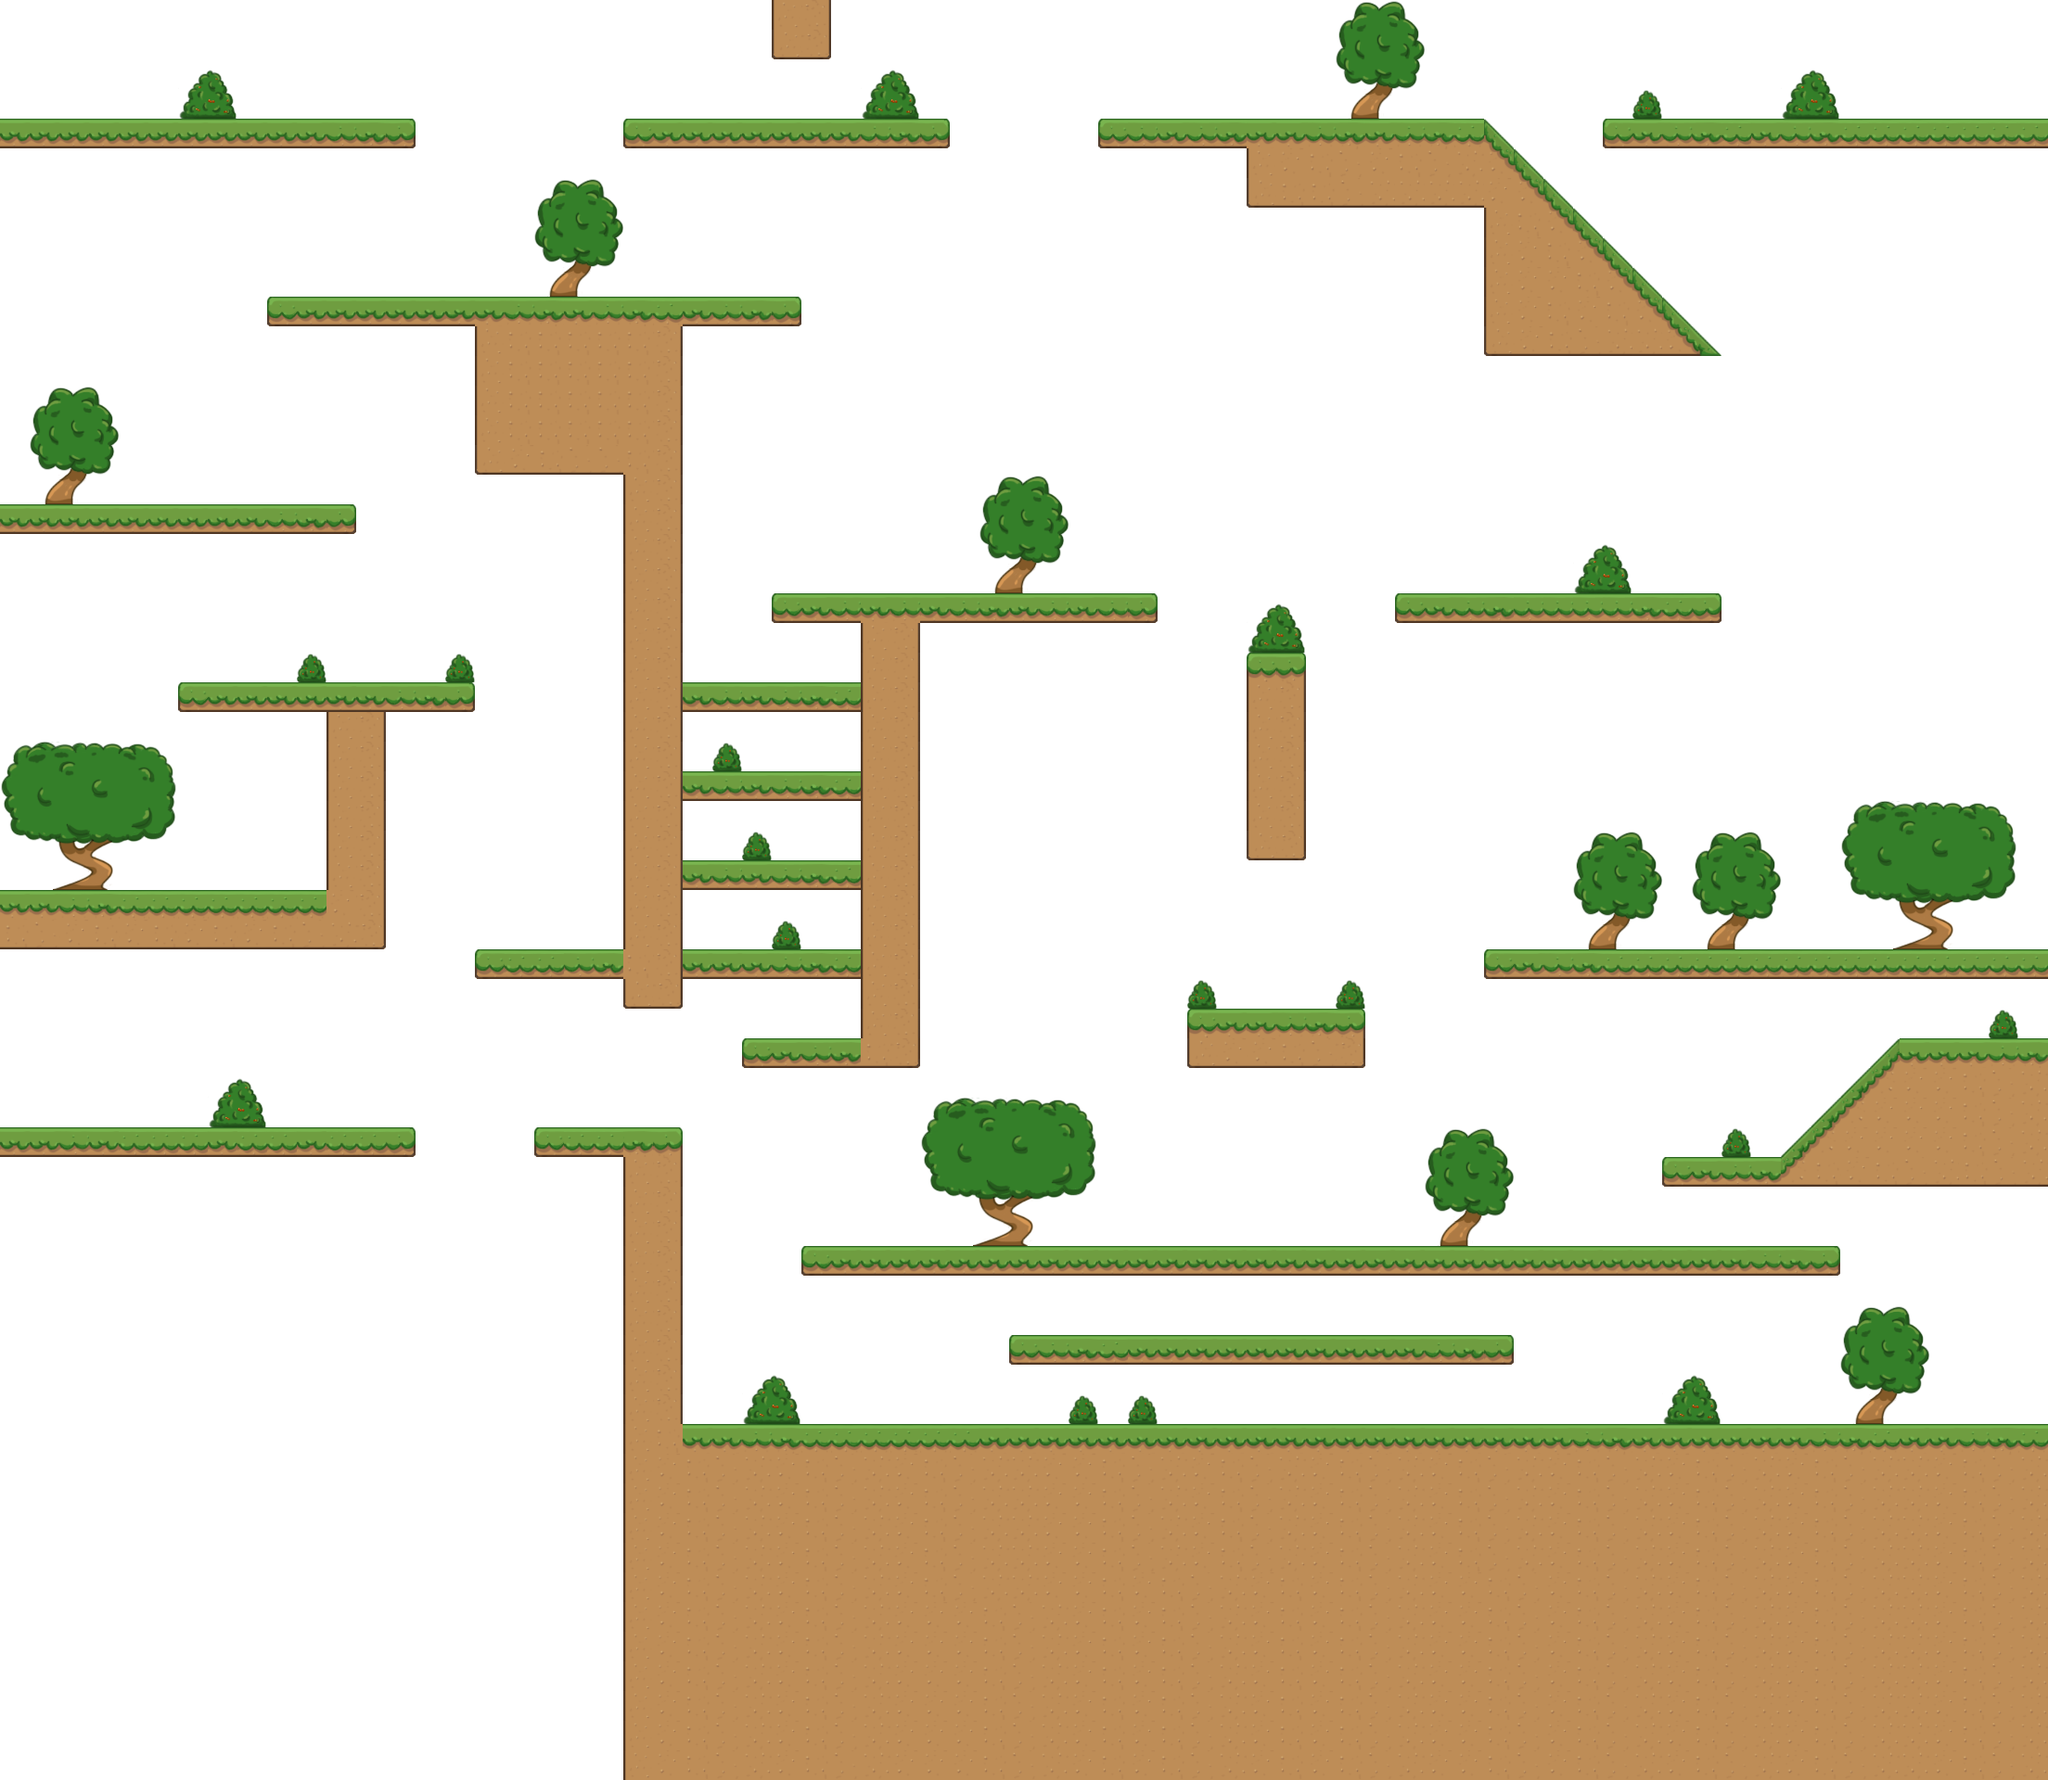

The image is a tile-based game level rendered from a .tmx file. Its description and source (layers, tilesets, objects; grid data summarised) follow:
An orthogonal 69x60 tile map with 32x32 px tiles, 2 tile layers (background, ground), 1 hidden layer not drawn, 2 tilesets and 9 objects (3x flairy, 2x soldier, 2x solflyer, earm, goal).

<map version="1.10" tiledversion="1.10.0" orientation="orthogonal" renderorder="right-down" width="69" height="60" tilewidth="32" tileheight="32" infinite="0" backgroundcolor="#ffffff" nextlayerid="5" nextobjectid="10">
 <properties>
  <property name="FLY" value="-1" />
  <property name="JUMP" value="-1" />
 </properties>
 <tileset firstgid="1" name="tiles" tilewidth="32" tileheight="32" tilecount="100" columns="10">
  <image source="tiles.png" width="320" height="320" />
  <tile id="0">
   <properties>
    <property name="type" value="TOPL" />
   </properties>
  </tile>
  <tile id="1">
   <properties>
    <property name="type" value="TOP" />
   </properties>
  </tile>
  <tile id="2">
   <properties>
    <property name="type" value="TOP" />
   </properties>
  </tile>
  <tile id="3">
   <properties>
    <property name="type" value="TOP" />
   </properties>
  </tile>
  <tile id="4">
   <properties>
    <property name="type" value="TOP" />
   </properties>
  </tile>
  <tile id="5">
   <properties>
    <property name="type" value="TOPR" />
   </properties>
  </tile>
  <tile id="6">
   <properties>
    <property name="type" value="TOP" />
   </properties>
  </tile>
  <tile id="7">
   <properties>
    <property name="type" value="TOP" />
   </properties>
  </tile>
  <tile id="8">
   <properties>
    <property name="type" value="TOP" />
   </properties>
  </tile>
  <tile id="9">
   <properties>
    <property name="type" value="TOP" />
   </properties>
  </tile>
  <tile id="10">
   <properties>
    <property name="type" value="LEFT" />
   </properties>
  </tile>
  <tile id="15">
   <properties>
    <property name="type" value="RIGHT" />
   </properties>
  </tile>
  <tile id="20">
   <properties>
    <property name="type" value="DGL1" />
   </properties>
  </tile>
  <tile id="21">
   <properties>
    <property name="type" value="NB" />
   </properties>
  </tile>
  <tile id="22">
   <properties>
    <property name="type" value="NB" />
   </properties>
  </tile>
  <tile id="23">
   <properties>
    <property name="type" value="DGR1" />
   </properties>
  </tile>
  <tile id="31">
   <properties>
    <property name="type" value="DGL1" />
   </properties>
  </tile>
  <tile id="32">
   <properties>
    <property name="type" value="DGR1" />
   </properties>
  </tile>
  <tile id="35">
   <properties>
    <property name="type" value="DGR1" />
   </properties>
  </tile>
  <tile id="36">
   <properties>
    <property name="type" value="NB" />
   </properties>
  </tile>
  <tile id="38">
   <properties>
    <property name="type" value="NB" />
   </properties>
  </tile>
  <tile id="39">
   <properties>
    <property name="type" value="NB" />
   </properties>
  </tile>
  <tile id="40">
   <properties>
    <property name="type" value="DGL1" />
   </properties>
  </tile>
  <tile id="41">
   <properties>
    <property name="type" value="NB" />
   </properties>
  </tile>
  <tile id="42">
   <properties>
    <property name="type" value="NB" />
   </properties>
  </tile>
  <tile id="43">
   <properties>
    <property name="type" value="DGR1" />
   </properties>
  </tile>
  <tile id="44">
   <properties>
    <property name="type" value="DGR1" />
   </properties>
  </tile>
  <tile id="46">
   <properties>
    <property name="type" value="DGR1" />
   </properties>
  </tile>
  <tile id="47">
   <properties>
    <property name="type" value="DGL1" />
   </properties>
  </tile>
  <tile id="48">
   <properties>
    <property name="type" value="DGR4" />
   </properties>
  </tile>
  <tile id="49">
   <properties>
    <property name="type" value="DGR5" />
   </properties>
  </tile>
  <tile id="50">
   <properties>
    <property name="type" value="LEFT" />
   </properties>
  </tile>
  <tile id="51">
   <properties>
    <property name="type" value="DGL1" />
   </properties>
  </tile>
  <tile id="52">
   <properties>
    <property name="type" value="DGR1" />
   </properties>
  </tile>
  <tile id="53">
   <properties>
    <property name="type" value="RIGHT" />
   </properties>
  </tile>
  <tile id="54">
   <properties>
    <property name="type" value="DGL1" />
   </properties>
  </tile>
  <tile id="55">
   <properties>
    <property name="type" value="DGR1" />
   </properties>
  </tile>
  <tile id="61">
   <properties>
    <property name="type" value="RIGHT" />
   </properties>
  </tile>
  <tile id="62">
   <properties>
    <property name="type" value="LEFT" />
   </properties>
  </tile>
  <tile id="65">
   <properties>
    <property name="type" value="DGL1" />
   </properties>
  </tile>
  <tile id="70">
   <properties>
    <property name="type" value="LEFT" />
   </properties>
  </tile>
  <tile id="75">
   <properties>
    <property name="type" value="RIGHT" />
   </properties>
  </tile>
  <tile id="80">
   <properties>
    <property name="type" value="TOP" />
   </properties>
  </tile>
  <tile id="81">
   <properties>
    <property name="type" value="TOP" />
   </properties>
  </tile>
  <tile id="82">
   <properties>
    <property name="type" value="TOP" />
   </properties>
  </tile>
  <tile id="83">
   <properties>
    <property name="type" value="TOP" />
   </properties>
  </tile>
  <tile id="84">
   <properties>
    <property name="type" value="TOP" />
   </properties>
  </tile>
  <tile id="85">
   <properties>
    <property name="type" value="TOP" />
   </properties>
  </tile>
 </tileset>
 <tileset firstgid="101" name="props" tilewidth="32" tileheight="32" tilecount="100" columns="10">
  <image source="props.png" width="320" height="320" />
 </tileset>
 <layer id="1" name="background" width="69" height="60">
  <data>[4140 cells, 230 non-empty, 47 distinct tile ids]</data>
 </layer>
 <layer id="2" name="ground" width="69" height="60">
  <data>[4140 cells, 1098 non-empty, 33 distinct tile ids]</data>
 </layer>
 <layer id="3" name="frontground" width="69" height="60" visible="0">
  <data>[4140 cells, 0 non-empty, 0 distinct tile ids]</data>
 </layer>
 <objectgroup id="4" name="avatars">
  <object id="1" name="earm" gid="25" x="32" y="93" width="32" height="32" />
  <object id="2" name="flairy" gid="37" x="751" y="101" width="32" height="32" />
  <object id="3" name="flairy" gid="37" x="877" y="914" width="32" height="32" />
  <object id="4" name="flairy" gid="37" x="1794" y="1330" width="32" height="32" />
  <object id="5" name="soldier" gid="35" x="1000" y="1521" width="32" height="32" />
  <object id="6" name="soldier" gid="35" x="1748" y="1521" width="32" height="32" />
  <object id="7" name="solflyer" gid="35" x="1087" y="287" width="32" height="32" />
  <object id="8" name="goal" gid="26" x="1345" y="1070" width="32" height="32" />
  <object id="9" name="solflyer" gid="35" x="1524" y="1171" width="32" height="32" />
 </objectgroup>
</map>
